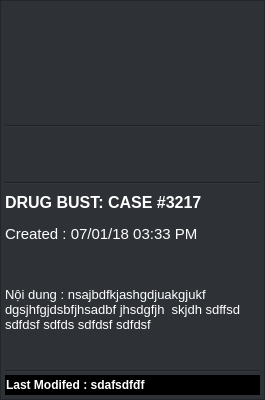
<?xml version="1.0" encoding="UTF-8"?>
<ui version="4.0">
 <class>Form</class>
 <widget class="QWidget" name="Form">
  <property name="geometry">
   <rect>
    <x>0</x>
    <y>0</y>
    <width>265</width>
    <height>400</height>
   </rect>
  </property>
  <property name="windowTitle">
   <string>Form</string>
  </property>
  <widget class="QFrame" name="frame">
   <property name="geometry">
    <rect>
     <x>0</x>
     <y>0</y>
     <width>265</width>
     <height>400</height>
    </rect>
   </property>
   <property name="styleSheet">
    <string notr="true">background-color: rgb(46, 49, 54);
</string>
   </property>
   <property name="frameShape">
    <enum>QFrame::StyledPanel</enum>
   </property>
   <property name="frameShadow">
    <enum>QFrame::Raised</enum>
   </property>
   <layout class="QVBoxLayout" name="verticalLayout">
    <property name="spacing">
     <number>2</number>
    </property>
    <property name="leftMargin">
     <number>4</number>
    </property>
    <property name="topMargin">
     <number>4</number>
    </property>
    <property name="rightMargin">
     <number>4</number>
    </property>
    <property name="bottomMargin">
     <number>4</number>
    </property>
    <item>
     <widget class="QLabel" name="imageMain">
      <property name="maximumSize">
       <size>
        <width>16777215</width>
        <height>150</height>
       </size>
      </property>
      <property name="styleSheet">
       <string notr="true">
image: url(:/newPrefix/setting.png);</string>
      </property>
      <property name="text">
       <string/>
      </property>
      <property name="scaledContents">
       <bool>true</bool>
      </property>
     </widget>
    </item>
    <item>
     <widget class="Line" name="line">
      <property name="styleSheet">
       <string notr="true"/>
      </property>
      <property name="orientation">
       <enum>Qt::Horizontal</enum>
      </property>
     </widget>
    </item>
    <item>
     <layout class="QHBoxLayout" name="horizontalLayout">
      <property name="spacing">
       <number>0</number>
      </property>
      <item>
       <widget class="QLabel" name="ImageChild_1">
        <property name="maximumSize">
         <size>
          <width>50</width>
          <height>50</height>
         </size>
        </property>
        <property name="styleSheet">
         <string notr="true">image: url(:/newPrefix/setting.png);</string>
        </property>
        <property name="text">
         <string/>
        </property>
        <property name="scaledContents">
         <bool>true</bool>
        </property>
       </widget>
      </item>
      <item>
       <widget class="QLabel" name="ImageChild_2">
        <property name="maximumSize">
         <size>
          <width>50</width>
          <height>50</height>
         </size>
        </property>
        <property name="styleSheet">
         <string notr="true">image: url(:/newPrefix/setting.png);</string>
        </property>
        <property name="text">
         <string/>
        </property>
        <property name="scaledContents">
         <bool>true</bool>
        </property>
       </widget>
      </item>
      <item>
       <widget class="QLabel" name="ImageChild_3">
        <property name="maximumSize">
         <size>
          <width>50</width>
          <height>50</height>
         </size>
        </property>
        <property name="styleSheet">
         <string notr="true">image: url(:/newPrefix/setting.png);</string>
        </property>
        <property name="text">
         <string/>
        </property>
        <property name="scaledContents">
         <bool>true</bool>
        </property>
       </widget>
      </item>
     </layout>
    </item>
    <item>
     <widget class="Line" name="line_3">
      <property name="orientation">
       <enum>Qt::Horizontal</enum>
      </property>
     </widget>
    </item>
    <item>
     <widget class="QLabel" name="Title_text">
      <property name="maximumSize">
       <size>
        <width>16777215</width>
        <height>30</height>
       </size>
      </property>
      <property name="font">
       <font>
        <family>Arial</family>
        <pointsize>12</pointsize>
        <weight>75</weight>
        <bold>true</bold>
       </font>
      </property>
      <property name="styleSheet">
       <string notr="true">color: rgb(255, 255, 255);</string>
      </property>
      <property name="text">
       <string>DRUG BUST: CASE #3217</string>
      </property>
     </widget>
    </item>
    <item>
     <widget class="QLabel" name="Time_created">
      <property name="maximumSize">
       <size>
        <width>16777215</width>
        <height>30</height>
       </size>
      </property>
      <property name="font">
       <font>
        <family>Arial</family>
        <pointsize>11</pointsize>
       </font>
      </property>
      <property name="styleSheet">
       <string notr="true">color: rgb(255, 255, 255);</string>
      </property>
      <property name="text">
       <string>Created : 07/01/18 03:33 PM</string>
      </property>
     </widget>
    </item>
    <item>
     <widget class="QLabel" name="Content">
      <property name="font">
       <font>
        <family>Arial</family>
        <pointsize>10</pointsize>
       </font>
      </property>
      <property name="layoutDirection">
       <enum>Qt::LeftToRight</enum>
      </property>
      <property name="styleSheet">
       <string notr="true">color: rgb(255, 255, 255);</string>
      </property>
      <property name="text">
       <string>Nội dung : nsajbdfkjashgdjuakgjukf dgsjhfgjdsbfjhsadbf jhsdgfjh  skjdh sdffsd sdfdsf sdfds sdfdsf sdfdsf</string>
      </property>
      <property name="scaledContents">
       <bool>true</bool>
      </property>
      <property name="wordWrap">
       <bool>true</bool>
      </property>
     </widget>
    </item>
    <item>
     <widget class="Line" name="line_2">
      <property name="sizePolicy">
       <sizepolicy hsizetype="Preferred" vsizetype="Fixed">
        <horstretch>0</horstretch>
        <verstretch>0</verstretch>
       </sizepolicy>
      </property>
      <property name="orientation">
       <enum>Qt::Horizontal</enum>
      </property>
     </widget>
    </item>
    <item>
     <widget class="QFrame" name="frame_2">
      <property name="maximumSize">
       <size>
        <width>16777215</width>
        <height>20</height>
       </size>
      </property>
      <property name="styleSheet">
       <string notr="true">background-color: rgb(0, 0, 0);</string>
      </property>
      <property name="frameShape">
       <enum>QFrame::StyledPanel</enum>
      </property>
      <property name="frameShadow">
       <enum>QFrame::Raised</enum>
      </property>
      <layout class="QHBoxLayout" name="horizontalLayout_3" stretch="0,0,0">
       <property name="spacing">
        <number>0</number>
       </property>
       <property name="leftMargin">
        <number>0</number>
       </property>
       <property name="topMargin">
        <number>0</number>
       </property>
       <property name="rightMargin">
        <number>0</number>
       </property>
       <property name="bottomMargin">
        <number>0</number>
       </property>
       <item>
        <widget class="QLabel" name="Time_modifed">
         <property name="font">
          <font>
           <family>Arial</family>
           <weight>75</weight>
           <bold>true</bold>
          </font>
         </property>
         <property name="styleSheet">
          <string notr="true">background-color: transparent;
color: white;</string>
         </property>
         <property name="text">
          <string>Last Modifed : sdafsdfđf</string>
         </property>
        </widget>
       </item>
       <item>
        <widget class="QPushButton" name="Button_edit">
         <property name="maximumSize">
          <size>
           <width>30</width>
           <height>30</height>
          </size>
         </property>
         <property name="cursor">
          <cursorShape>PointingHandCursor</cursorShape>
         </property>
         <property name="styleSheet">
          <string notr="true">QPushButton {
                background-color: transparent;
                color: white;
                border: none;
                padding: 5px;
            }
            QPushButton:hover {
                background-color: rgba(255, 255, 255, 30);
            }</string>
         </property>
         <property name="text">
          <string/>
         </property>
         <property name="icon">
          <iconset>
           <normaloff>../../icon/edit.png</normaloff>../../icon/edit.png</iconset>
         </property>
         <property name="iconSize">
          <size>
           <width>27</width>
           <height>21</height>
          </size>
         </property>
        </widget>
       </item>
       <item>
        <widget class="QPushButton" name="Button_delete">
         <property name="maximumSize">
          <size>
           <width>30</width>
           <height>30</height>
          </size>
         </property>
         <property name="cursor">
          <cursorShape>PointingHandCursor</cursorShape>
         </property>
         <property name="styleSheet">
          <string notr="true">QPushButton {
                background-color: transparent;
                color: white;
                border: none;
                padding: 5px;
            }
            QPushButton:hover {
                background-color: rgba(255, 255, 255, 30);
            }</string>
         </property>
         <property name="text">
          <string/>
         </property>
         <property name="icon">
          <iconset>
           <normaloff>../../icon/delete.png</normaloff>../../icon/delete.png</iconset>
         </property>
         <property name="iconSize">
          <size>
           <width>26</width>
           <height>26</height>
          </size>
         </property>
        </widget>
       </item>
      </layout>
     </widget>
    </item>
   </layout>
  </widget>
 </widget>
 <resources>
  <include location="../../icon/resource.qrc"/>
 </resources>
 <connections/>
</ui>
